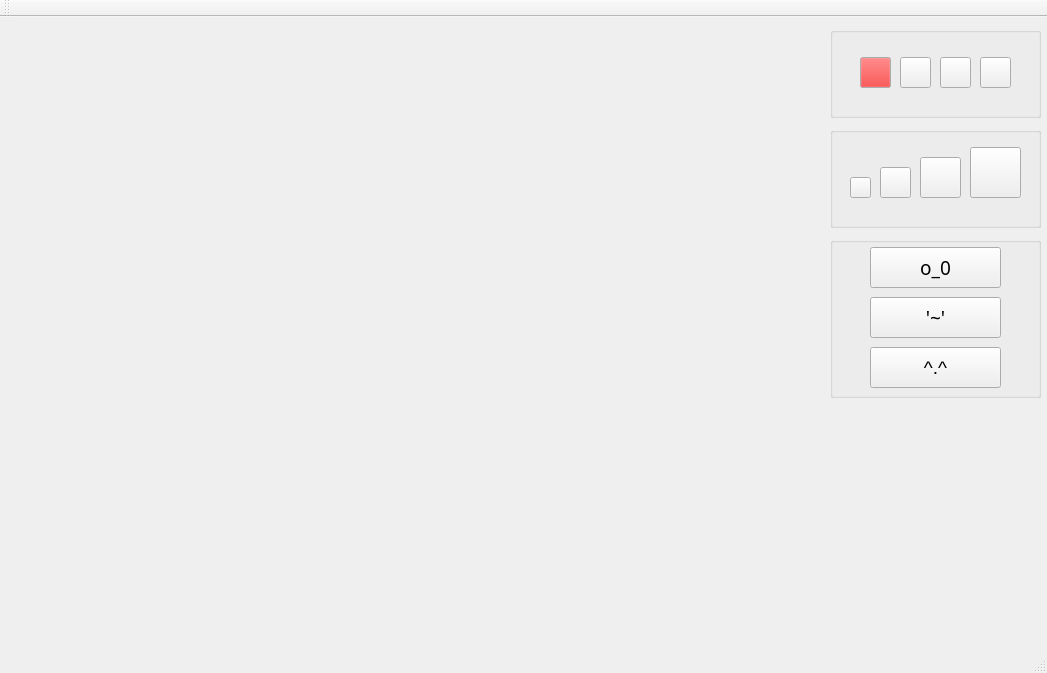
<?xml version="1.0" encoding="UTF-8"?>
<ui version="4.0">
 <class>Painter</class>
 <widget class="QMainWindow" name="Painter">
  <property name="geometry">
   <rect>
    <x>0</x>
    <y>0</y>
    <width>1047</width>
    <height>673</height>
   </rect>
  </property>
  <property name="windowTitle">
   <string>Painter</string>
  </property>
  <widget class="QWidget" name="centralWidget">
   <widget class="QWidget" name="verticalLayoutWidget">
    <property name="geometry">
     <rect>
      <x>10</x>
      <y>10</y>
      <width>811</width>
      <height>591</height>
     </rect>
    </property>
    <layout class="QVBoxLayout" name="ourCanvas"/>
   </widget>
   <widget class="QGroupBox" name="groupBox_2">
    <property name="geometry">
     <rect>
      <x>830</x>
      <y>10</y>
      <width>211</width>
      <height>91</height>
     </rect>
    </property>
    <property name="title">
     <string/>
    </property>
    <widget class="QPushButton" name="red">
     <property name="geometry">
      <rect>
       <x>30</x>
       <y>30</y>
       <width>31</width>
       <height>31</height>
      </rect>
     </property>
     <property name="palette">
      <palette>
       <active>
        <colorrole role="Button">
         <brush brushstyle="SolidPattern">
          <color alpha="255">
           <red>255</red>
           <green>0</green>
           <blue>0</blue>
          </color>
         </brush>
        </colorrole>
       </active>
       <inactive>
        <colorrole role="Button">
         <brush brushstyle="SolidPattern">
          <color alpha="255">
           <red>255</red>
           <green>0</green>
           <blue>0</blue>
          </color>
         </brush>
        </colorrole>
       </inactive>
       <disabled>
        <colorrole role="Button">
         <brush brushstyle="SolidPattern">
          <color alpha="255">
           <red>255</red>
           <green>0</green>
           <blue>0</blue>
          </color>
         </brush>
        </colorrole>
       </disabled>
      </palette>
     </property>
     <property name="text">
      <string/>
     </property>
    </widget>
    <widget class="QPushButton" name="blue">
     <property name="geometry">
      <rect>
       <x>70</x>
       <y>30</y>
       <width>31</width>
       <height>31</height>
      </rect>
     </property>
     <property name="text">
      <string/>
     </property>
    </widget>
    <widget class="QPushButton" name="green">
     <property name="geometry">
      <rect>
       <x>110</x>
       <y>30</y>
       <width>31</width>
       <height>31</height>
      </rect>
     </property>
     <property name="text">
      <string/>
     </property>
    </widget>
    <widget class="QPushButton" name="purple">
     <property name="geometry">
      <rect>
       <x>150</x>
       <y>30</y>
       <width>31</width>
       <height>31</height>
      </rect>
     </property>
     <property name="text">
      <string/>
     </property>
    </widget>
   </widget>
   <widget class="QGroupBox" name="groupBox_3">
    <property name="geometry">
     <rect>
      <x>830</x>
      <y>110</y>
      <width>211</width>
      <height>101</height>
     </rect>
    </property>
    <property name="title">
     <string/>
    </property>
    <widget class="QPushButton" name="width1">
     <property name="geometry">
      <rect>
       <x>20</x>
       <y>50</y>
       <width>21</width>
       <height>21</height>
      </rect>
     </property>
     <property name="text">
      <string/>
     </property>
    </widget>
    <widget class="QPushButton" name="width2">
     <property name="geometry">
      <rect>
       <x>50</x>
       <y>40</y>
       <width>31</width>
       <height>31</height>
      </rect>
     </property>
     <property name="text">
      <string/>
     </property>
    </widget>
    <widget class="QPushButton" name="width3">
     <property name="geometry">
      <rect>
       <x>90</x>
       <y>30</y>
       <width>41</width>
       <height>41</height>
      </rect>
     </property>
     <property name="text">
      <string/>
     </property>
    </widget>
    <widget class="QPushButton" name="width4">
     <property name="geometry">
      <rect>
       <x>140</x>
       <y>20</y>
       <width>51</width>
       <height>51</height>
      </rect>
     </property>
     <property name="text">
      <string/>
     </property>
    </widget>
   </widget>
   <widget class="QGroupBox" name="groupBox">
    <property name="geometry">
     <rect>
      <x>830</x>
      <y>220</y>
      <width>211</width>
      <height>161</height>
     </rect>
    </property>
    <property name="title">
     <string/>
    </property>
    <widget class="QPushButton" name="face1">
     <property name="geometry">
      <rect>
       <x>40</x>
       <y>10</y>
       <width>131</width>
       <height>41</height>
      </rect>
     </property>
     <property name="font">
      <font>
       <family>Papyrus</family>
       <pointsize>14</pointsize>
      </font>
     </property>
     <property name="text">
      <string>o_0</string>
     </property>
    </widget>
    <widget class="QPushButton" name="hello1">
     <property name="geometry">
      <rect>
       <x>40</x>
       <y>60</y>
       <width>131</width>
       <height>41</height>
      </rect>
     </property>
     <property name="font">
      <font>
       <family>OCR A Extended</family>
       <pointsize>14</pointsize>
      </font>
     </property>
     <property name="text">
      <string>'~'</string>
     </property>
    </widget>
    <widget class="QPushButton" name="face2">
     <property name="geometry">
      <rect>
       <x>40</x>
       <y>110</y>
       <width>131</width>
       <height>41</height>
      </rect>
     </property>
     <property name="font">
      <font>
       <family>MS Shell Dlg 2</family>
       <pointsize>14</pointsize>
      </font>
     </property>
     <property name="text">
      <string>^.^</string>
     </property>
    </widget>
   </widget>
  </widget>
  <widget class="QMenuBar" name="menuBar">
   <property name="geometry">
    <rect>
     <x>0</x>
     <y>0</y>
     <width>1047</width>
     <height>21</height>
    </rect>
   </property>
  </widget>
  <widget class="QToolBar" name="mainToolBar">
   <attribute name="toolBarArea">
    <enum>TopToolBarArea</enum>
   </attribute>
   <attribute name="toolBarBreak">
    <bool>false</bool>
   </attribute>
  </widget>
  <widget class="QStatusBar" name="statusBar"/>
 </widget>
 <layoutdefault spacing="6" margin="11"/>
 <resources/>
 <connections/>
</ui>
